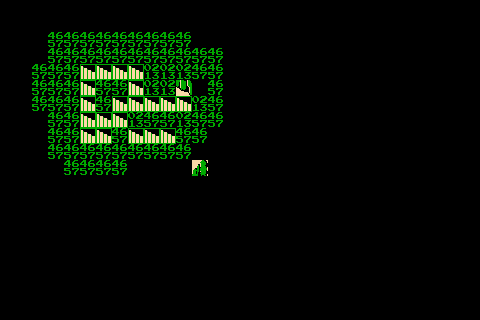

This is a level from a 2D game, rendered from its Tiled map with the project's own tilesets. A one-line summary and the complete map file follow:
An orthogonal 30x20 tile map with 16x16 px tiles, 1 tile layer (Tile Layer 1).

<map version="1.9" tiledversion="1.9.2" orientation="orthogonal" renderorder="right-down" width="30" height="20" tilewidth="16" tileheight="16" infinite="0" nextlayerid="2" nextobjectid="1">
 <tileset firstgid="1" name="NES - The Legend of Zelda - Overworld Tileset" tilewidth="16" tileheight="16" tilecount="64" columns="8">
  <image source="NES - The Legend of Zelda - Overworld Tileset.png" width="128" height="128" />
 </tileset>
 <layer id="1" name="Tile Layer 1" width="30" height="20">
  <data encoding="csv">
0,0,0,0,0,0,0,0,0,0,0,0,0,0,0,0,0,0,0,0,0,0,0,0,0,0,0,0,0,0,
0,0,0,0,0,0,0,0,0,0,0,0,0,0,0,0,0,0,0,0,0,0,0,0,0,0,0,0,0,0,
0,0,0,2,2,2,2,2,2,2,2,2,0,0,0,0,0,0,0,0,0,0,0,0,0,0,0,0,0,0,
0,0,0,2,2,2,2,2,2,2,2,2,2,2,0,0,0,0,0,0,0,0,0,0,0,0,0,0,0,0,
0,0,2,2,2,29,29,29,29,1,1,1,2,2,0,0,0,0,0,0,0,0,0,0,0,0,0,0,0,0,
0,0,2,2,2,29,2,2,29,1,1,54,0,2,0,0,0,0,0,0,0,0,0,0,0,0,0,0,0,0,
0,0,2,2,2,29,2,29,29,29,29,29,1,2,0,0,0,0,0,0,0,0,0,0,0,0,0,0,0,0,
0,0,0,2,2,29,29,29,1,2,2,1,2,2,0,0,0,0,0,0,0,0,0,0,0,0,0,0,0,0,
0,0,0,2,2,29,29,2,29,29,29,2,2,0,0,0,0,0,0,0,0,0,0,0,0,0,0,0,0,0,
0,0,0,2,2,2,2,2,2,2,2,2,0,0,0,0,0,0,0,0,0,0,0,0,0,0,0,0,0,0,
0,0,0,0,2,2,2,2,0,0,0,0,52,0,0,0,0,0,0,0,0,0,0,0,0,0,0,0,0,0,
0,0,0,0,0,0,0,0,0,0,0,0,0,0,0,0,0,0,0,0,0,0,0,0,0,0,0,0,0,0,
0,0,0,0,0,0,0,0,0,0,0,0,0,0,0,0,0,0,0,0,0,0,0,0,0,0,0,0,0,0,
0,0,0,0,0,0,0,0,0,0,0,0,0,0,0,0,0,0,0,0,0,0,0,0,0,0,0,0,0,0,
0,0,0,0,0,0,0,0,0,0,0,0,0,0,0,0,0,0,0,0,0,0,0,0,0,0,0,0,0,0,
0,0,0,0,0,0,0,0,0,0,0,0,0,0,0,0,0,0,0,0,0,0,0,0,0,0,0,0,0,0,
0,0,0,0,0,0,0,0,0,0,0,0,0,0,0,0,0,0,0,0,0,0,0,0,0,0,0,0,0,0,
0,0,0,0,0,0,0,0,0,0,0,0,0,0,0,0,0,0,0,0,0,0,0,0,0,0,0,0,0,0,
0,0,0,0,0,0,0,0,0,0,0,0,0,0,0,0,0,0,0,0,0,0,0,0,0,0,0,0,0,0,
0,0,0,0,0,0,0,0,0,0,0,0,0,0,0,0,0,0,0,0,0,0,0,0,0,0,0,0,0,0
</data>
 </layer>
</map>
